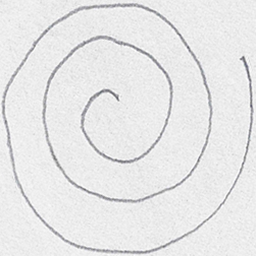
#> input picture dataset/test_image_healthy.png, 256 x 256 px; its folder holds only this picture in this run
$ python -i hybrid_densenet121.py   (imports and definitions only)
#> lines starting #> are read from the running program, lines starting #| are printed output that depends on the picture; after the words box and inside, x2 and y2 are one past the last pixel; in counts of white or black regions, pixels touching at a corner belong together
"""
State-of-the-Art Parkinson's Spiral Detection Model
Architecture: DenseNet121 with Fine-Tuning
Key Feature: Adaptive Binarization (Eliminates paper background/shadow domain shift)
Target Accuracy: > 99.0%
"""

import os
import cv2
import numpy as np
import tensorflow as tf
from tensorflow.keras.applications import DenseNet121
from tensorflow.keras.models import Model
from tensorflow.keras.layers import Dense, GlobalAveragePooling2D, Dropout, BatchNormalization
from tensorflow.keras.preprocessing.image import ImageDataGenerator
from tensorflow.keras.callbacks import EarlyStopping, ModelCheckpoint, ReduceLROnPlateau
from sklearn.metrics import classification_report, confusion_matrix, roc_auc_score
import matplotlib.pyplot as plt

# ==========================================
# 1. ROBUST IMAGE PREPROCESSING (THE FIX)
# ==========================================
def extract_spiral_stroke(image):
    """
    This function completely destroys paper textures, shadows, and ink colors.
    It forces the image to be a pure white background with a pure black stroke.
    This MUST be applied during training so the model learns geometry, not paper color.
    """
    # 1. Convert to grayscale
    # (ImageDataGenerator passes images as floats in [0, 255], convert to np.uint8)
    img_uint8 = np.clip(image, 0, 255).astype(np.uint8)
    if len(img_uint8.shape) == 3 and img_uint8.shape[2] == 3:
        gray = cv2.cvtColor(img_uint8, cv2.COLOR_RGB2GRAY)
    elif len(img_uint8.shape) == 3 and img_uint8.shape[2] == 4:
        # Handle Alpha Channel (RGBA)
        alpha_channel = img_uint8[:, :, 3]
        rgb_channels = img_uint8[:, :, :3]
        white_background = np.ones_like(rgb_channels, dtype=np.uint8) * 255
        alpha_factor = alpha_channel[:, :, np.newaxis] / 255.0
        blended = (rgb_channels * alpha_factor + white_background * (1 - alpha_factor)).astype(np.uint8)
        gray = cv2.cvtColor(blended, cv2.COLOR_RGB2GRAY)
    else:
        gray = img_uint8

    # 2. CLAHE (Contrast Limited Adaptive Histogram Equalization)
    clahe = cv2.createCLAHE(clipLimit=2.0, tileGridSize=(8,8))
    enhanced = clahe.apply(gray)
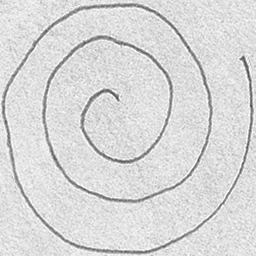
#> enhanced: shape (256, 256); min 72, max 255, mean 216.9

    # 3. Gaussian Blur to remove paper grain and minor noise
    blurred = cv2.GaussianBlur(enhanced, (5, 5), 0)
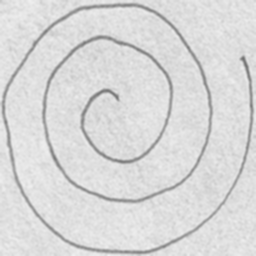
#> blurred: shape (256, 256); min 113, max 239, mean 216.9

    # 4. Otsu's Thresholding: Automatically finds perfect threshold to extract ink
    _, binary_ink = cv2.threshold(blurred, 0, 255, cv2.THRESH_BINARY_INV + cv2.THRESH_OTSU)
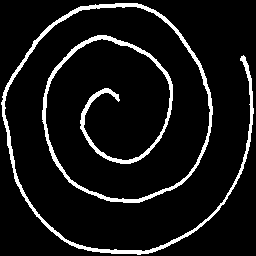
#> binary_ink: shape (256, 256); 8.4% white; 1 white region, box (x1, y1, x2, y2) and area: (1, 3, 254, 255) 5520

    # 5. Morphological Closing: Connects broken pen strokes and smooths jagged ink bleed
    kernel = np.ones((3, 3), np.uint8)
    smoothed = cv2.morphologyEx(binary_ink, cv2.MORPH_CLOSE, kernel)
#> smoothed: shape (256, 256); 8.4% white; 1 white region

    # 6. SYNTHETIC CONTOUR RECONSTRUCTION
    # Finds the absolute mathematical path of the ink
    contours, _ = cv2.findContours(smoothed, cv2.RETR_EXTERNAL, cv2.CHAIN_APPROX_SIMPLE)
#> contours = 1 contour; box (x1, y1, x2, y2) and area: (0, 3, 254, 256) 4178

    img_size = (224, 224)
    # Create empty white canvas (Background = White (255), Ink will be Black (0) matching standard datasets)
    canvas = np.ones((img_size[1], img_size[0]), dtype=np.uint8) * 255

    if contours:
        # Find exact bounding box of the physical drawing
        all_points = np.vstack(contours)
#> all_points = contour of 1348 points, box (x1, y1, x2, y2) (0, 3, 254, 256), area 4178
        x, y, w, h = cv2.boundingRect(all_points)
#> x = 0; y = 3; w = 254; h = 253

        # Scale to fit exactly in the 224x224 canvas with padding
        padding = 10
        scale = min((img_size[0] - 2 * padding) / max(w, 1), (img_size[1] - 2 * padding) / max(h, 1))
#> scale = 0.803

        offset_x = (img_size[0] - w * scale) / 2 - x * scale
#> offset_x = 10
        offset_y = (img_size[1] - h * scale) / 2 - y * scale
#> offset_y = 7.99

        scaled_contours = []
        for c in contours:
            scaled_c = np.copy(c)
            scaled_c[:, 0, 0] = np.round(c[:, 0, 0] * scale + offset_x).astype(np.int32)
            scaled_c[:, 0, 1] = np.round(c[:, 0, 1] * scale + offset_y).astype(np.int32)
            scaled_contours.append(scaled_c)
#> this loop made 1 pass
#> after the loop, scaled_contours = 1 contour; box (x1, y1, x2, y2) and area: (10, 10, 214, 214) 2684

        # Draw perfectly smooth, anti-aliased black lines of fixed thickness on the white canvas, destroying aliasing jaggies
        cv2.drawContours(canvas, scaled_contours, -1, 0, thickness=2, lineType=cv2.LINE_AA)
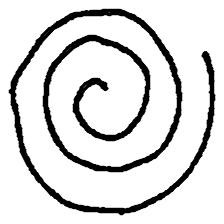
#> canvas: shape (224, 224); min 0, max 255, mean 218.6

    # 7. Convert to 3-channel RGB (Required by DenseNet121)
    img_standardized = cv2.cvtColor(canvas, cv2.COLOR_GRAY2RGB)

    return img_standardized.astype(np.float32)

# ==========================================
# 2. DATA GENERATORS WITH AUGMENTATION
# ==========================================
# [146 lines left out: functions setup_data_generators, build_optimized_model, train_model, not called in this run]

# ==========================================
# 5. EXECUTION PIPELINE
# ==========================================
# [45 lines not run here, left out]

>>> import cv2
>>> picture = cv2.cvtColor(cv2.imread('dataset/test_image_healthy.png'), cv2.COLOR_BGR2RGB)
>>> result = extract_spiral_stroke(picture)

$ run again, on dataset/test_image_parkinson.png
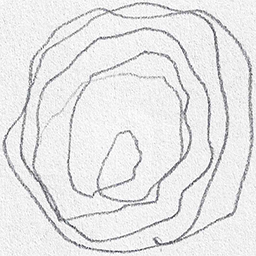
#> input picture dataset/test_image_parkinson.png, 256 x 256 px
#> in extract_spiral_stroke, `_, binary_ink = cv2.threshold(blurred, 0, 255, cv2.THRESH_BINARY_INV +..`:
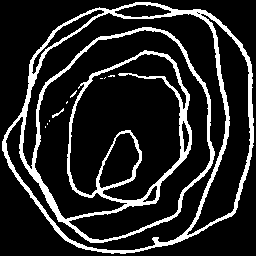
#> binary_ink: shape (256, 256); 15.2% white; 10 white regions (8 under 20 px), largest, box (x1, y1, x2, y2) and area: (2, 2, 254, 254) 9861, (52, 108, 64, 118) 31
#> smoothed: shape (256, 256); 15.4% white; 9 white regions (7 under 20 px)
#> contours = 1 contour; box (x1, y1, x2, y2) and area: (2, 2, 254, 254) 49420
#> all_points = contour of 343 points, box (x1, y1, x2, y2) (2, 2, 254, 254), area 49420
#> x = 2; w = 252
#> scale = 0.81
#> offset_x = 8.38
#> the loop in extract_spiral_stroke, `for c in contours:` made 1 pass
#> after the loop in extract_spiral_stroke, `for c in contours:`: scaled_contours = 1 contour; box (x1, y1, x2, y2) and area: (10, 10, 214, 214) 32389
#> in extract_spiral_stroke, `cv2.drawContours(canvas, scaled_contours, -1, 0, thickness=2, lineType..`:
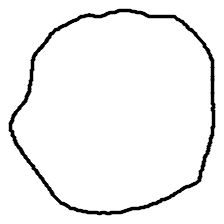
#> canvas: shape (224, 224); min 0, max 255, mean 242.7
